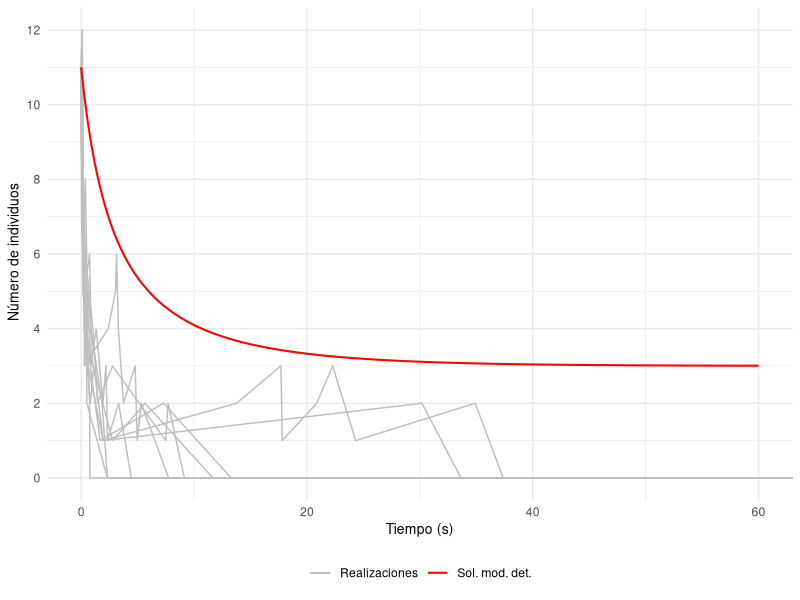

This chart was generated by the following R code:
## ---- chunk 1
# La librería "deSolve" incluye funciones que resuelven ecuaciones diferenciales ordinarias
library("deSolve")
# Usaremos la librería "ggplot2" para imprimir gráficamente los resultados
library("ggplot2")
## ---- chunk 2
tiempo_exponencial <- function(a0){
  r1 <- runif(n=1,min=0,max=1)
  return((1/a0)*log(1/r1))
}
## ---- chunk 3
Logistica_EDO <- function(t,state,parameters){
  with(as.list(c(state, parameters)), { 
    dX <- r * X *(1-X/k)
    list(dX)
  })
}
## ---- chunk 4

Logistica2_Gillespie <- function(r,k,x0,t0,tf){
  
  # Variable espacial que almacena el estado del sistema en tras cada reacción
  x <- x0
  # Variable espacial
  x_actual <- x0
  
  # Controlamos la extinción mediante una variable lógica
  extincion <- FALSE
  
  # Variable temporal
  t <- t0
  # Variable que almacena todos los tiempos de reacción
  t_imprimir <- t0
  
  # Cálculo de las propensidades individuales y de la propensidad total  
  a <- c(r*x_actual,(r*x_actual*(x_actual-1))/2*k)
  a0 <- sum(a)

  while(t<tf){ 
    
    # Calculamos el siguiente tiempo de reacción
    t <- t+tiempo_exponencial(a0)
    # Almacenamos el siguiente tiempo de reacción
    t_imprimir <- c(t_imprimir, t)
    
    if(t == Inf){
      
      x_actual <- 0
    
    }else{
      
      # Calculamos la siguiente reacción
      r2 <- runif(n=1, min=0, max=1)
      
      if(a[1]>=r2*a0)
        x_actual <- x_actual + 1
      else
        x_actual <- x_actual - 2
      
      # Calculamos las propensidades individuales y la propensidad total
      a <- c(r*x_actual,r*x_actual*(x_actual-1)/2*k)
      a0 <- sum(a)
    
      }
  
  
    # Almacenamos el estado del sistema
    x <- c(x,x_actual)
  }
  
  
  # Si la población se extingue cambiamos la variable extincion a TRUE
  if(x_actual == 0)
     extincion <- TRUE
  
  datos <- data.frame(t_imprimir=t_imprimir, x_imprimir=x, row.names = NULL)
  
  # Devolvemos una lista que nos indica si se ha extinguido la población 
  # y una base de datos con la evolución temporal del sistema
  return(list(extincion = extincion, datos = datos))
}

## ---- chunk 5
# Consideramos los parámetros adecuados
r <- 0.1
k <- 3
x0 <- 11
t0 <- 0
tf <- 60

# Número de realizaciones a realizar
n_realizaciones <- 10

# Inicializamos el gráfico en el que incluimos cada realización
grafico <- ggplot()

for (i in 1:n_realizaciones) {
  realizacion <- Logistica2_Gillespie(r,k,x0,t0,tf)
  if(realizacion$extincion)
    warning(paste("Extinción de la población en la realización ", i))
  imprimir <- realizacion$datos
  grafico <- grafico + geom_line(data = imprimir, aes(x = t_imprimir, y = x_imprimir, color="Realizaciones"))
}

## ---- chunk 6
int <- 0.05
parameter <- c(r,k)
state <- c(X=x0)
times <- seq(t0,tf,by=int)

# Resolvemos la EDO usando la función ode() de la librería "deSolve"
out <- ode(y=state, times = times, func = Logistica_EDO, parms = parameter)

# Convertimos el resultado de la función a una base de datos para poder representarlo gráficamente
out <- data.frame(out)

# Añadimos la solución de la EDO al gráfico
grafico <- grafico + geom_line(lwd=0.7,data=out,aes(x = time, y = X, color="Sol. mod. det."))

## ---- chunk 7
grafico <- grafico +
   labs(x = "Tiempo (s)", y = " Número de individuos") + 
   theme_minimal() + coord_cartesian(xlim = c(0, 60)) +
   theme(legend.title=element_blank(),legend.position = "bottom",
        axis.title.x = element_text(size = 10),  
        axis.title.y = element_text(size = 10)) +
   scale_color_manual(values = c("Realizaciones"="gray", "Sol. mod. det." = "red"),
                      breaks = c("Realizaciones", "Sol. mod. det.")) + 
   scale_y_continuous(
    breaks = seq(0, 12, by = 2)
  )
print(grafico)
